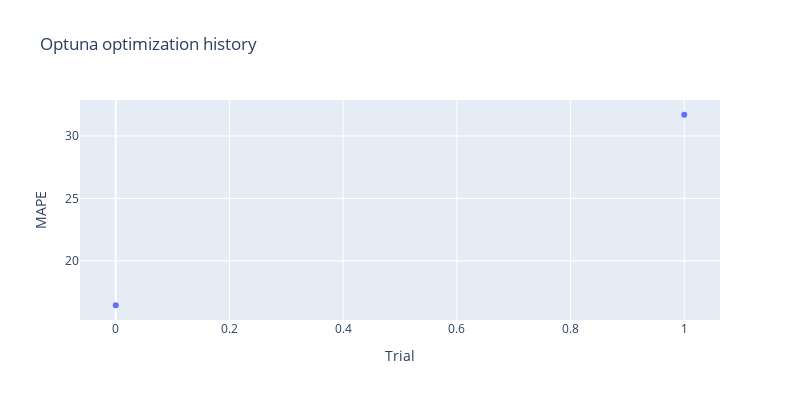
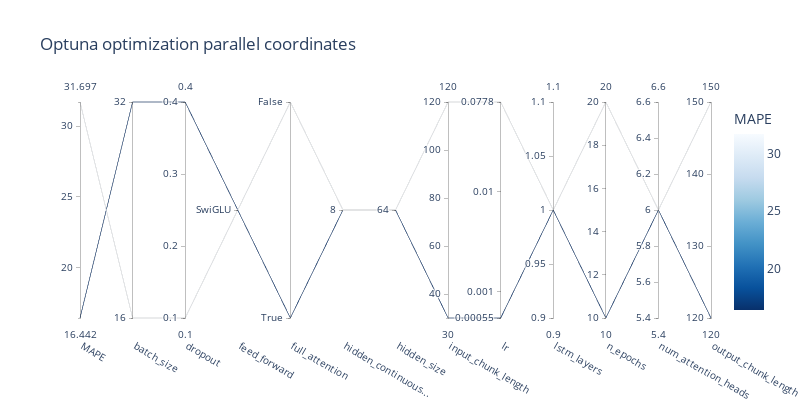

Notebook source saved alongside these figures, in order:
### Code cell
# Optuna also provides nice visualizations of the optimization process
from plotly.io import show

opt_hist = optuna.visualization.plot_optimization_history(study_tft, target=lambda t: t.values[1], target_name="MAPE")
opt_hist.update_layout(title="Optuna optimization history", width=800, height=400)
show(opt_hist)
coord = optuna.visualization.plot_parallel_coordinate(study_tft, target=lambda t: t.values[1], target_name="MAPE")
coord.update_layout(title="Optuna optimization parallel coordinates", width=800, height=400)
show(coord)

### Figure 1 — Plotly figure (JSON) as saved in the notebook; plotly's stock layout.template omitted (floating-point values rounded to 4 significant figures)
{"data": [{"mode": "markers", "name": "MAPE", "type": "scatter", "x": [0, 1], "y": [16.44, 31.7]}, {"marker": {"color": "#cccccc"}, "mode": "markers", "name": "Infeasible Trial", "showlegend": false, "type": "scatter", "x": [], "y": []}], "layout": {"height": 400, "title": {"text": "Optuna optimization history"}, "width": 800, "xaxis": {"title": {"text": "Trial"}}, "yaxis": {"title": {"text": "MAPE"}}}}

### Figure 2 — Plotly figure (JSON) as saved in the notebook; plotly's stock layout.template omitted (floating-point values rounded to 4 significant figures)
{"data": [{"dimensions": [{"label": "MAPE", "range": [16.44, 31.7], "values": [31.7, 16.44]}, {"label": "batch_size", "range": [0, 1], "ticktext": ["16", "32"], "tickvals": [0, 1], "values": [0, 1]}, {"label": "dropout", "range": [0.1, 0.4], "values": [0.1, 0.4]}, {"label": "feed_forward", "range": [0, 0], "ticktext": ["SwiGLU"], "tickvals": [0], "values": [0, 0]}, {"label": "full_attention", "range": [0, 1], "ticktext": ["True", "False"], "tickvals": [0, 1], "values": [1, 0]}, {"label": "hidden_continuous...", "range": [0, 0], "ticktext": ["8"], "tickvals": [0], "values": [0, 0]}, {"label": "hidden_size", "range": [0, 0], "ticktext": ["64"], "tickvals": [0], "values": [0, 0]}, {"label": "input_chunk_length", "range": [30, 120], "values": [120, 30]}, {"label": "lr", "range": [-3.26, -1.109], "ticktext": ["0.00055", "0.001", "0.01", "0.0778"], "tickvals": [-3.26, -3, -2, -1.109], "values": [-1.109, -3.26]}, {"label": "lstm_layers", "range": [1, 1], "values": [1, 1]}, {"label": "n_epochs", "range": [10, 20], "values": [20, 10]}, {"label": "num_attention_heads", "range": [6, 6], "values": [6, 6]}, {"label": "output_chunk_length", "range": [120, 150], "values": [150, 120]}], "labelangle": 30, "labelside": "bottom", "line": {"color": [31.7, 16.44], "colorbar": {"title": {"text": "MAPE"}}, "colorscale": [[0, "rgb(247,251,255)"], [0.125, "rgb(222,235,247)"], [0.25, "rgb(198,219,239)"], [0.375, "rgb(158,202,225)"], [0.5, "rgb(107,174,214)"], [0.625, "rgb(66,146,198)"], [0.75, "rgb(33,113,181)"], [0.875, "rgb(8,81,156)"], [1, "rgb(8,48,107)"]], "reversescale": true, "showscale": true}, "type": "parcoords"}], "layout": {"height": 400, "title": {"text": "Optuna optimization parallel coordinates"}, "width": 800}}
